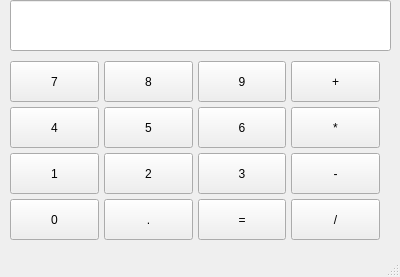
<?xml version="1.0" encoding="UTF-8"?>
<ui version="4.0">
 <class>CalculatorUberUI</class>
 <widget class="QMainWindow" name="CalculatorUberUI">
  <property name="geometry">
   <rect>
    <x>0</x>
    <y>0</y>
    <width>400</width>
    <height>277</height>
   </rect>
  </property>
  <property name="sizePolicy">
   <sizepolicy hsizetype="Fixed" vsizetype="Fixed">
    <horstretch>0</horstretch>
    <verstretch>0</verstretch>
   </sizepolicy>
  </property>
  <property name="minimumSize">
   <size>
    <width>400</width>
    <height>277</height>
   </size>
  </property>
  <property name="maximumSize">
   <size>
    <width>400</width>
    <height>277</height>
   </size>
  </property>
  <property name="windowTitle">
   <string>CalculatorUberUI</string>
  </property>
  <widget class="QWidget" name="centralWidget">
   <property name="maximumSize">
    <size>
     <width>400</width>
     <height>250</height>
    </size>
   </property>
   <widget class="QWidget" name="gridLayoutWidget">
    <property name="geometry">
     <rect>
      <x>10</x>
      <y>50</y>
      <width>381</width>
      <height>201</height>
     </rect>
    </property>
    <layout class="QGridLayout" name="gridLayout" rowstretch="0,0,0,0" rowminimumheight="0,0,0,0">
     <property name="sizeConstraint">
      <enum>QLayout::SetMinAndMaxSize</enum>
     </property>
     <property name="leftMargin">
      <number>0</number>
     </property>
     <property name="spacing">
      <number>5</number>
     </property>
     <item row="1" column="0">
      <widget class="QPushButton" name="number4">
       <property name="sizePolicy">
        <sizepolicy hsizetype="Expanding" vsizetype="Expanding">
         <horstretch>0</horstretch>
         <verstretch>0</verstretch>
        </sizepolicy>
       </property>
       <property name="text">
        <string>4</string>
       </property>
      </widget>
     </item>
     <item row="2" column="0">
      <widget class="QPushButton" name="number1">
       <property name="sizePolicy">
        <sizepolicy hsizetype="Expanding" vsizetype="Expanding">
         <horstretch>0</horstretch>
         <verstretch>0</verstretch>
        </sizepolicy>
       </property>
       <property name="text">
        <string>1</string>
       </property>
      </widget>
     </item>
     <item row="0" column="1">
      <widget class="QPushButton" name="number8">
       <property name="sizePolicy">
        <sizepolicy hsizetype="Expanding" vsizetype="Expanding">
         <horstretch>0</horstretch>
         <verstretch>0</verstretch>
        </sizepolicy>
       </property>
       <property name="text">
        <string>8</string>
       </property>
      </widget>
     </item>
     <item row="1" column="1">
      <widget class="QPushButton" name="number5">
       <property name="sizePolicy">
        <sizepolicy hsizetype="Expanding" vsizetype="Expanding">
         <horstretch>0</horstretch>
         <verstretch>0</verstretch>
        </sizepolicy>
       </property>
       <property name="text">
        <string>5</string>
       </property>
      </widget>
     </item>
     <item row="2" column="1">
      <widget class="QPushButton" name="number2">
       <property name="sizePolicy">
        <sizepolicy hsizetype="Expanding" vsizetype="Expanding">
         <horstretch>0</horstretch>
         <verstretch>0</verstretch>
        </sizepolicy>
       </property>
       <property name="text">
        <string>2</string>
       </property>
      </widget>
     </item>
     <item row="0" column="2">
      <widget class="QPushButton" name="number9">
       <property name="sizePolicy">
        <sizepolicy hsizetype="Expanding" vsizetype="Expanding">
         <horstretch>0</horstretch>
         <verstretch>0</verstretch>
        </sizepolicy>
       </property>
       <property name="text">
        <string>9</string>
       </property>
      </widget>
     </item>
     <item row="1" column="2">
      <widget class="QPushButton" name="number6">
       <property name="enabled">
        <bool>true</bool>
       </property>
       <property name="sizePolicy">
        <sizepolicy hsizetype="Expanding" vsizetype="Expanding">
         <horstretch>0</horstretch>
         <verstretch>0</verstretch>
        </sizepolicy>
       </property>
       <property name="text">
        <string>6</string>
       </property>
      </widget>
     </item>
     <item row="2" column="2">
      <widget class="QPushButton" name="number3">
       <property name="sizePolicy">
        <sizepolicy hsizetype="Expanding" vsizetype="Expanding">
         <horstretch>0</horstretch>
         <verstretch>0</verstretch>
        </sizepolicy>
       </property>
       <property name="text">
        <string>3</string>
       </property>
      </widget>
     </item>
     <item row="3" column="0">
      <widget class="QPushButton" name="number0">
       <property name="sizePolicy">
        <sizepolicy hsizetype="Expanding" vsizetype="Expanding">
         <horstretch>0</horstretch>
         <verstretch>0</verstretch>
        </sizepolicy>
       </property>
       <property name="text">
        <string>0</string>
       </property>
      </widget>
     </item>
     <item row="3" column="1">
      <widget class="QPushButton" name="dot">
       <property name="sizePolicy">
        <sizepolicy hsizetype="Expanding" vsizetype="Expanding">
         <horstretch>0</horstretch>
         <verstretch>0</verstretch>
        </sizepolicy>
       </property>
       <property name="text">
        <string>.</string>
       </property>
      </widget>
     </item>
     <item row="3" column="2">
      <widget class="QPushButton" name="operationEqual">
       <property name="sizePolicy">
        <sizepolicy hsizetype="Expanding" vsizetype="Expanding">
         <horstretch>0</horstretch>
         <verstretch>0</verstretch>
        </sizepolicy>
       </property>
       <property name="minimumSize">
        <size>
         <width>0</width>
         <height>0</height>
        </size>
       </property>
       <property name="text">
        <string>=</string>
       </property>
      </widget>
     </item>
     <item row="0" column="3">
      <widget class="QPushButton" name="operationPlus">
       <property name="sizePolicy">
        <sizepolicy hsizetype="Expanding" vsizetype="Expanding">
         <horstretch>0</horstretch>
         <verstretch>0</verstretch>
        </sizepolicy>
       </property>
       <property name="text">
        <string>+</string>
       </property>
      </widget>
     </item>
     <item row="1" column="3">
      <widget class="QPushButton" name="operationMultiply">
       <property name="sizePolicy">
        <sizepolicy hsizetype="Expanding" vsizetype="Expanding">
         <horstretch>0</horstretch>
         <verstretch>0</verstretch>
        </sizepolicy>
       </property>
       <property name="text">
        <string>*</string>
       </property>
      </widget>
     </item>
     <item row="2" column="3">
      <widget class="QPushButton" name="operationMinus">
       <property name="sizePolicy">
        <sizepolicy hsizetype="Expanding" vsizetype="Expanding">
         <horstretch>0</horstretch>
         <verstretch>0</verstretch>
        </sizepolicy>
       </property>
       <property name="text">
        <string>-</string>
       </property>
      </widget>
     </item>
     <item row="3" column="3">
      <widget class="QPushButton" name="operationDivide">
       <property name="sizePolicy">
        <sizepolicy hsizetype="Expanding" vsizetype="Expanding">
         <horstretch>0</horstretch>
         <verstretch>0</verstretch>
        </sizepolicy>
       </property>
       <property name="text">
        <string>/</string>
       </property>
      </widget>
     </item>
     <item row="0" column="0">
      <widget class="QPushButton" name="number7">
       <property name="sizePolicy">
        <sizepolicy hsizetype="Expanding" vsizetype="Expanding">
         <horstretch>0</horstretch>
         <verstretch>0</verstretch>
        </sizepolicy>
       </property>
       <property name="text">
        <string>7</string>
       </property>
      </widget>
     </item>
    </layout>
   </widget>
   <widget class="QLineEdit" name="lineEdit">
    <property name="geometry">
     <rect>
      <x>10</x>
      <y>0</y>
      <width>381</width>
      <height>51</height>
     </rect>
    </property>
   </widget>
  </widget>
  <widget class="QStatusBar" name="statusBar"/>
 </widget>
 <layoutdefault spacing="6" margin="11"/>
 <resources/>
 <connections/>
</ui>
